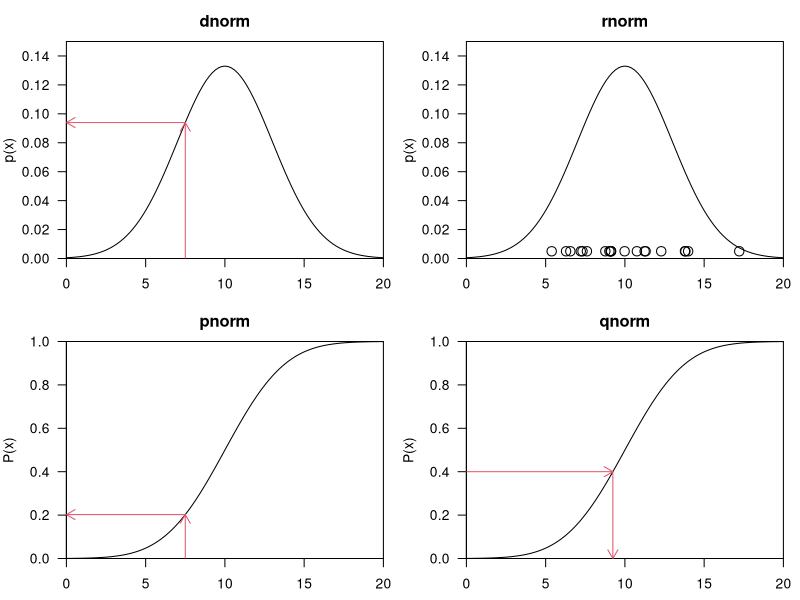
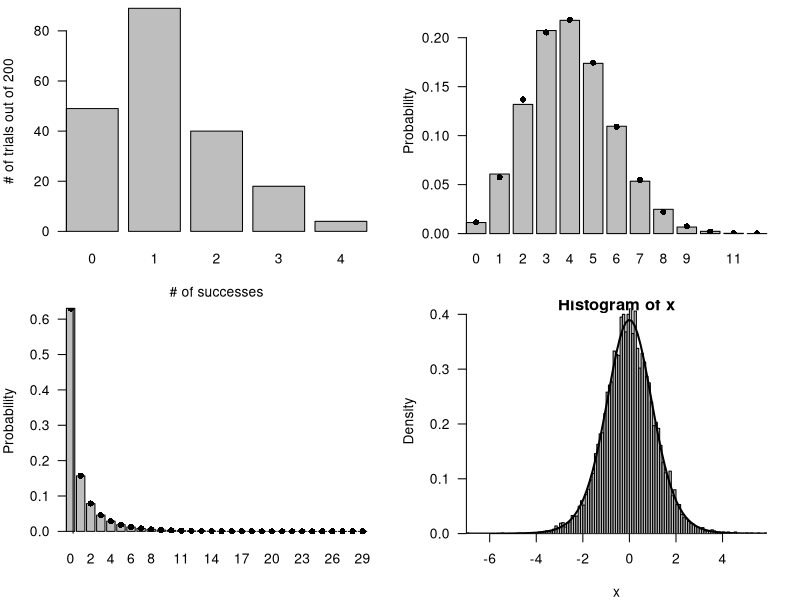

Reproduce these figures in R, in order.
## ---- chunk 1
library(knitr)
opts_chunk$set(tidy.opts=list(width.cutoff=5), tidy = TRUE)
## ---- chunk 2
par(mfrow = c(2,2), mar = c(2.5,4,2.5,1), mgp = c(3,1,0), las = 1, xaxs = "i", yaxs = "i")
mu = 10
sd = 3
x = 7.5
P = 0.4
# dnorm
curve(dnorm(x,mu,sd),0,20, ylab = "p(x)", main = "dnorm", ylim = c(0,0.15))
arrows(x,0,x,dnorm(x,mu,sd), length = 0.1, col = 2)
arrows(x,dnorm(x,mu,sd), 0, dnorm(x,mu,sd), length = 0.1, col = 2)

# rnorm
curve(dnorm(x,mu,sd),0,20, ylab = "p(x)", main = "rnorm", ylim = c(0,0.15))
set.seed(0)
sample = rnorm(20, mu, sd)
points(sample, rep(0.005, 20), cex = 1.5)

# pnorm
curve(pnorm(x,mu,sd),0,20, ylab = "P(x)", main = "pnorm", ylim = c(0,1))
arrows(x,0,x,pnorm(x,mu,sd), length = 0.1, col = 2)
arrows(x,pnorm(x,mu,sd), 0, pnorm(x,mu,sd), length = 0.1, col = 2)

# qnorm
curve(pnorm(x,mu,sd),0,20, ylab = "P(x)", main = "qnorm", ylim = c(0,1))
arrows(0,P, qnorm(P,mu,sd),P, length = 0.1, col = 2)
arrows(qnorm(P,mu,sd),P, qnorm(P,mu,sd), 0, length = 0.1, col = 2)
## ---- chunk 3
rbinom(10,size=8,prob=0.5)
rbinom(3,size=8,prob=c(0.2,0.4,0.6))
## ---- chunk 4
par(mar = c(4.0,4.0,0.5,2))
plot(factor(rbinom(200,size=12,prob=0.1)),xlab="# of successes",
     ylab="# of trials out of 200")
## ---- chunk 5
dbinom(3:5,size=10,prob=0.2)
## ---- chunk 6
pbinom(4,size=10,prob=0.2,lower.tail=FALSE)
## ---- chunk 7
set.seed(1001)
N=20; p=0.2
x = rbinom(10000,prob=p,size=N)
c(mean(x),var(x))
## ---- chunk 8
var_dist = replicate(1000,var(rbinom(10000,prob=p,size=N)))
## ---- chunk 9
summary(var_dist)
quantile(var_dist,c(0.025,0.975))
## ---- chunk 10
x = rbinom(10000,prob=p,size=N)
tx = table(factor(x,levels=0:12))/10000
b1 = barplot(tx,ylim=c(0,0.23),ylab="Probability")
points(b1,dbinom(0:12,prob=p,size=N),pch=16)
## ---- chunk 11
x = rbinom(10000,prob=p,size=N)
## ---- chunk 12
tx = table(factor(x,levels=0:12))/10000
## ---- chunk 13
dat = c(5,6,5,7,5,8); dat
tabdat=table(dat); tabdat
## ---- chunk 14
prob=tabdat/length(dat); prob
## ---- chunk 15
vals = as.numeric(names(prob))
sum(prob*vals)
## ---- chunk 16
rep(c(1,2,3),c(2,1,5))
## ---- chunk 17
rep(vals,tabdat)
## ---- chunk 18
my_dnbinom = function(x,mean,var,...) {
  mu = mean
  k = mean/(var/mean-1)
  dnbinom(x,mu=mu,size=k,...)
}

my_rnbinom = function(n,mean,var,...) {
  mu = mean
  k = mean/(var/mean-1)
  rnbinom(n,mu=mu,size=k,...)
}
## ---- chunk 19
x = my_rnbinom(100000,mean=1,var=4)
mean(x)
var(x)
## ---- chunk 20
tx = table(factor(x,levels=0:max(x)))/100000
b1 = barplot(tx,ylab="Probability")
points(b1,my_dnbinom(0:max(x),mean=1,var=4),pch=16)
abline(v=1)
## ---- chunk 21
dzinbinom = function(x,mu,size,zprob) {
  ifelse(x==0,
         zprob+(1-zprob)*dnbinom(0,mu=mu,size=size),
         (1-zprob)*dnbinom(x,mu=mu,size=size))
}
## ---- chunk 22
rzinbinom = function(n,mu,size,zprob) {
  ifelse(runif(n)<zprob,
         0,
         rnbinom(n,mu=mu,size=size))
}
## ---- chunk 23
rbinom(8,size=10,prob=0.8)
## ---- chunk 24
clutch_size = c(10,9,9,12,10,10,8,11)
rbinom(8,size=clutch_size,prob=0.8)
## ---- chunk 25
clutch_size = rpois(8,lambda=10)
rbinom(8,size=clutch_size,prob=0.8)
## ---- chunk 26
var_vals=1/rgamma(10000,shape=5,scale=1/5)
## ---- chunk 27
sd_vals = sqrt(var_vals)
## ---- chunk 28
x = rnorm(10000,mean=0,sd=sd_vals)
## ---- chunk 29
hist(x,prob=TRUE,breaks=100,col="gray")
curve(dt(x,df=11),add=TRUE,lwd=2)
